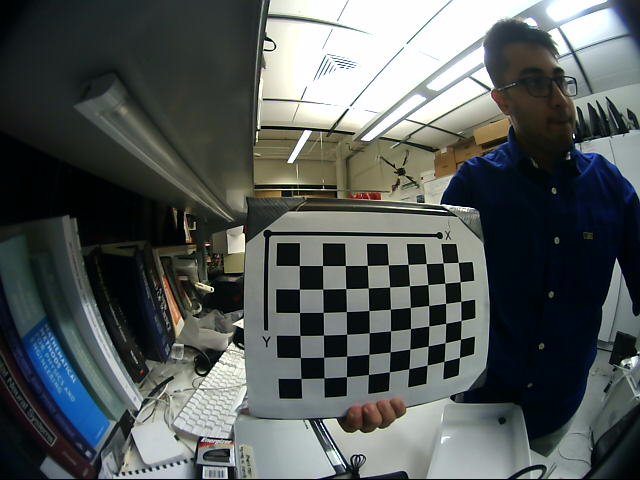
//> input picture Images/left/QL1.png, 640 x 480 px
$ ./main   (built with g++ and OpenCV 4)
//> lines starting //> are read from the running program, lines starting //| are printed output that depends on the picture; after the words box and inside, x2 and y2 are one past the last pixel; in counts of white or black regions, pixels touching at a corner belong together
#include <opencv2/core/core.hpp>
#include <opencv2/calib3d/calib3d.hpp>
#include <opencv2/highgui/highgui.hpp>
#include <opencv2/imgproc/imgproc.hpp>
#include "opencv2/ccalib/omnidir.hpp"
#include <stdio.h>
#include <iostream>

using namespace std;
using namespace cv;

vector< vector< Point3f > > object_points;
vector< vector< Point2f > > imagePoints1, imagePoints2;
vector< Point2f > corners1, corners2;
vector< vector< Point2d > > left_img_points, right_img_points;


Mat img1, img2, gray1, gray2, spl1, spl2;

void load_image_points(int board_width, int board_height, float square_size, int num_imgs,
	char* img_dir, char* leftimg_filename, char* rightimg_filename) {
//> called with board_width = 9, board_height = 6, square_size = 0.025, num_imgs = 27, img_dir = "../AA/", leftimg_filename = "QL", rightimg_filename = "QR"
	Size board_size = Size(board_width, board_height);
	int board_n = board_width * board_height;

	for (int i = 1; i <= num_imgs; i++) {
		char left_img[100], right_img[100];
		sprintf_s(left_img, "%s%s%d.png", img_dir, leftimg_filename, i);
		sprintf_s(right_img, "%s%s%d.png", img_dir, rightimg_filename, i);
		img1 = imread(left_img, CV_LOAD_IMAGE_COLOR);
//> img1 is the input picture: 480 rows x 640 cols, CV_8UC3; mean B, G, R 88.6, 90, 84.5
		img2 = imread(right_img, CV_LOAD_IMAGE_COLOR);
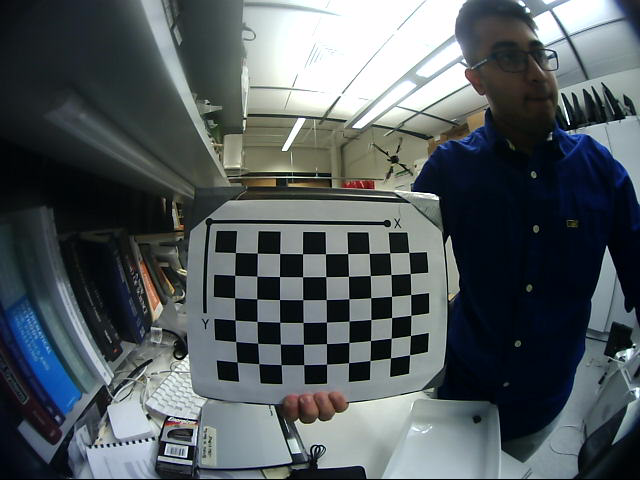
//> input picture Images/right/QR1.png, 640 x 480 px
//> img2 is the input picture: 480 rows x 640 cols, CV_8UC3; mean B, G, R 93.6, 90.3, 82.5
		cv::cvtColor(img1, gray1, CV_BGR2GRAY);
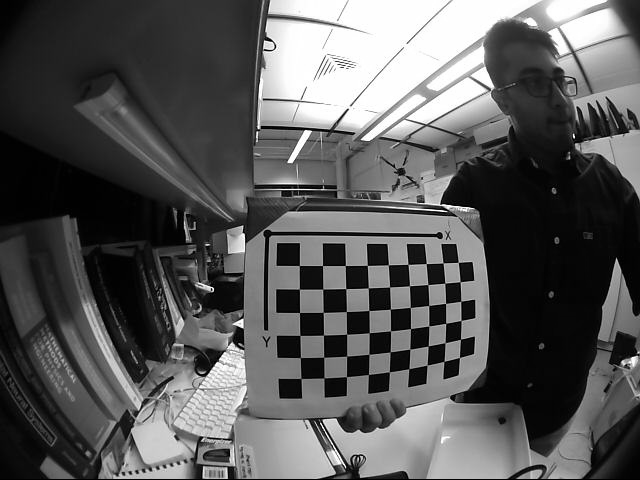
//> gray1: 480 rows x 640 cols, CV_8UC1; min 0, max 255, mean 88.2
		cv::cvtColor(img2, gray2, CV_BGR2GRAY);
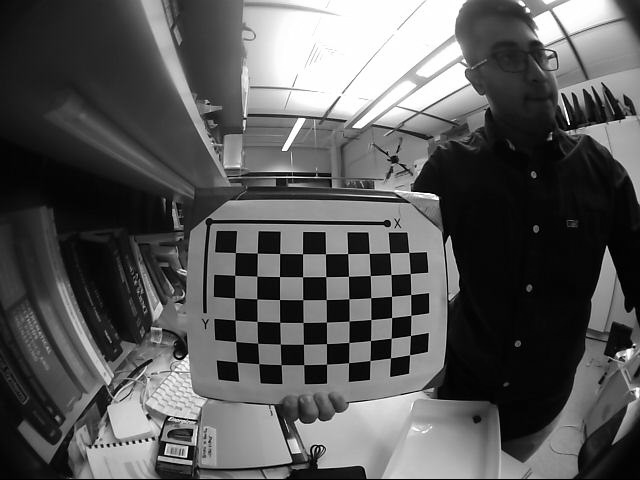
//> gray2: 480 rows x 640 cols, CV_8UC1; min 0, max 255, mean 88.4

		bool found1 = false, found2 = false;

		found1 = cv::findChessboardCorners(img1, board_size, corners1,
			CV_CALIB_CB_ADAPTIVE_THRESH | CV_CALIB_CB_FILTER_QUADS);
//> found1 = true; corners1 = 54 Points (x, y), first 12: [299.3, 265.6], [322.5, 265.6], [345.2, 265.5], [367.3, 265.4], [388.3, 264.8], [407.9, 264.4], [426.2, 263.6], [443.1, 262.9], [458.3, 262.4], [299.3, 289], [322.8, 289.1], [345.8, 288.7]
		found2 = cv::findChessboardCorners(img2, board_size, corners2,
			CV_CALIB_CB_ADAPTIVE_THRESH | CV_CALIB_CB_FILTER_QUADS);
//> found2 = true; corners2 = 54 Points (x, y), first 12: [235.4, 252.6], [257.2, 253.1], [279.6, 253.5], [302.5, 253.8], [325.5, 253.8], [347.6, 253.5], [369.2, 253.4], [389.8, 252.9], [408.9, 252.4], [234.8, 275.3], [256.9, 276.2], [279.5, 276.5]

		if (found1)
		{
			cv::cornerSubPix(gray1, corners1, cv::Size(5, 5), cv::Size(-1, -1),
				cv::TermCriteria(CV_TERMCRIT_EPS | CV_TERMCRIT_ITER, 30, 0.1));
//> corners1 = 54 Points (x, y), first 12: [299.4, 265.5], [322.5, 265.6], [345.3, 265.5], [367.3, 265.4], [388.4, 264.8], [407.9, 264.4], [426.2, 263.6], [443.1, 262.9], [458.3, 262.4], [299.3, 289.1], [322.7, 289.1], [345.8, 288.6]
			cv::drawChessboardCorners(gray1, board_size, corners1, found1);
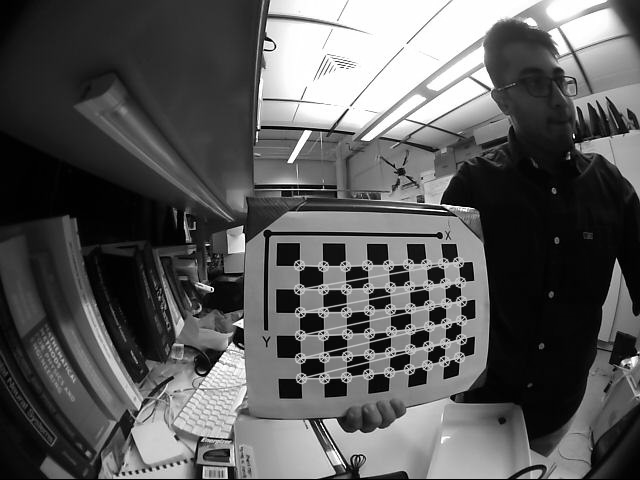
//> gray1: 480 rows x 640 cols, CV_8UC1; 2.94% of pixels changed, all inside (x1, y1, x2, y2) = (293, 256, 468, 385)
			//imwrite("draw1.jpg", gray1);
		}
		if (found2)
		{
			cv::cornerSubPix(gray2, corners2, cv::Size(5, 5), cv::Size(-1, -1),
				cv::TermCriteria(CV_TERMCRIT_EPS | CV_TERMCRIT_ITER, 30, 0.1));
//> corners2 = 54 Points (x, y), first 12: [235.4, 252.5], [257.3, 253.1], [279.7, 253.5], [302.5, 253.7], [325.5, 253.8], [347.6, 253.6], [369.3, 253.4], [389.7, 252.8], [408.8, 252.4], [234.7, 275.3], [256.9, 276.2], [279.5, 276.6]
			cv::drawChessboardCorners(gray2, board_size, corners2, found2);
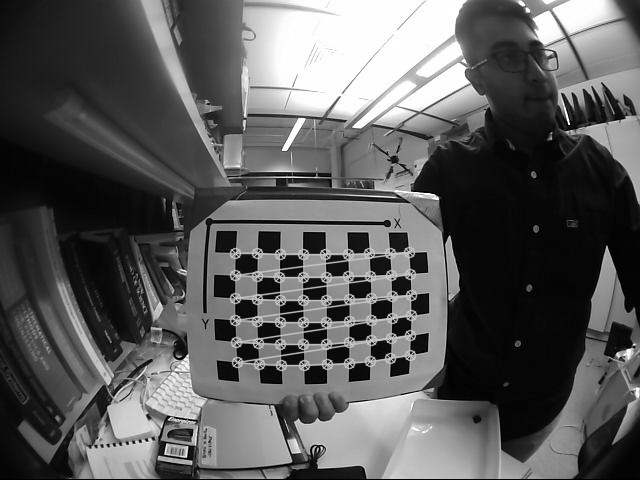
//> gray2: 480 rows x 640 cols, CV_8UC1; 3.08% of pixels changed, all inside (x1, y1, x2, y2) = (229, 246, 418, 372)
			//imwrite("draw2.jpg", gray2);
		}

		vector<cv::Point3f> obj;
		for (int i = 0; i < board_height; ++i)
			for (int j = 0; j < board_width; ++j)
				obj.push_back(Point3d(float((float)j * square_size), float((float)i * square_size), 0));

		if (found1 && found2) {
			cout << i << ". Found corners!" << endl;
			imagePoints1.push_back(corners1);
//> imagePoints1 = 1 point lists
			imagePoints2.push_back(corners2);
//> imagePoints2 = 1 point lists
			object_points.push_back(obj);
		}
	}
	for (int i = 0; i < imagePoints1.size(); i++) {
		vector< Point2d > v1, v2;
		for (int j = 0; j < imagePoints1[i].size(); j++) {
			v1.push_back(Point2d((double)imagePoints1[i][j].x, (double)imagePoints1[i][j].y));
			v2.push_back(Point2d((double)imagePoints2[i][j].x, (double)imagePoints2[i][j].y));
		}
		left_img_points.push_back(v1);
		right_img_points.push_back(v2);
	}


}

int main(int argc, char const *argv[])
{
	int board_width, board_height, num_imgs;
	float square_size;
	char* img_dir;
	char* leftimg_filename;
	char* rightimg_filename;
	char* out_file;

	char* img_dir1;
	char* leftimg_filename1;
	char* rightimg_filename1;


	board_width = 9;
	board_height = 6;
	num_imgs = 27;
	square_size = 0.025f;
	img_dir = "../AA/";
	leftimg_filename = "QL";
	rightimg_filename = "QR";
	out_file = "cam_stereo17.yml";
	char* ll;
	char* rr;

	char left[100], right[100], DO[100], RECL[100], RECR[100];

	/*	ll = "QL1.png";
	rr = "QR1.png";*/

	img_dir1 = "../ST/";
	leftimg_filename1 = "OL";
	rightimg_filename1 = "OR";
	int it;
	char* rightimg_filename2 = "DO";
	char* rightimg_filename3 = "RECL";
	char* rightimg_filename4 = "RECR";


	char* img_dir2 = "../DD/";


	//std::vector<cv::Mat> objectPoints, imagePoints11, imagePoints22;
	cv::Size a = img1.size();


//> (the run ends here: the program stops with an error, at `cv::cvtColor(img1, gray1, CV_BGR2GRAY);`)
